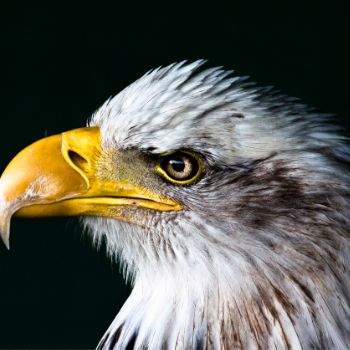
#> input picture bird.jpg, 350 x 350 px, found by its file name
$ python equal_hist.py
#> lines starting #> are read from the running program, lines starting #| are printed output that depends on the picture
import cv2
import numpy as np

def my_equalize_hist(img_gray):

    hist = np.bincount(img_gray.flatten(), minlength=256)
    cdf = np.cumsum(hist)
    total_pixels = max(1, cdf[-1])
    cdf_normalized = cdf * (255.0 / total_pixels)
    cdf_mapped = np.round(cdf_normalized).astype(np.uint8)
    img_equalized = cdf_mapped[img_gray]

    return img_equalized


# 直接读成单通道灰度图
img_gray = cv2.imread("./homework3/bird.jpg", cv2.IMREAD_GRAYSCALE)
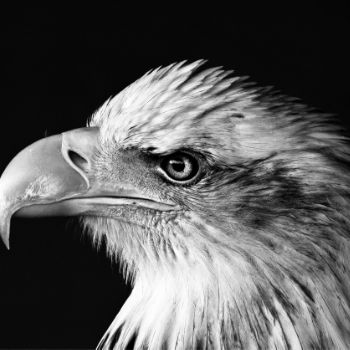
#> img_gray: shape (350, 350); min 0, max 255, mean 90.2
my_gray_eq = my_equalize_hist(img_gray)
#> in my_equalize_hist, `hist = np.bincount(img_gray.flatten(), minlength=256)`: hist = 256 values, max 19121 at index 7, min 44 at index 254, mean 478.5
#> in my_equalize_hist, `cdf = np.cumsum(hist)`: cdf = 256 values from 352 to 122500
#> in my_equalize_hist, `total_pixels = max(1, cdf[-1])`: total_pixels = 122500
#> in my_equalize_hist, `cdf_normalized = cdf * (255.0 / total_pixels)`: cdf_normalized = 256 values from 0.733 to 255
#> in my_equalize_hist, `cdf_mapped = np.round(cdf_normalized).astype(np.uint8)`: cdf_mapped = 256 values from 1 to 255
#> in my_equalize_hist, `img_equalized = cdf_mapped[img_gray]`:
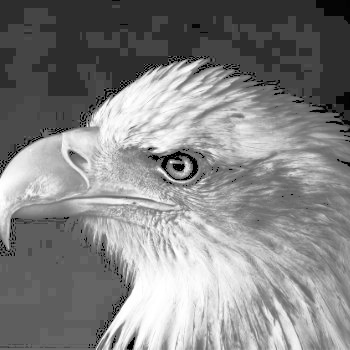
#> img_equalized: shape (350, 350); min 1, max 255, mean 132.9
cv2.imshow('Gray Comparison (Original | Mine | OpenCV)', np.hstack((img_gray, my_gray_eq, cv2.equalizeHist(img_gray))))
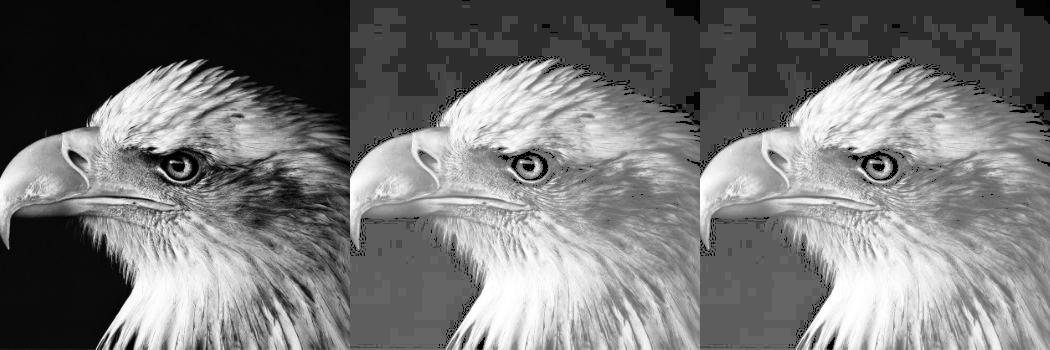
#> window 'Gray Comparison (Original | Mi': shape (350, 1050); min 0, max 255, mean 118.5
key = cv2.waitKey(0)
#> (key Esc is pressed here)
if key == ord('s'):
    cv2.imwrite("equalized.jpg", np.hstack((img_gray, my_gray_eq, cv2.equalizeHist(img_gray))))
cv2.destroyAllWindows()
